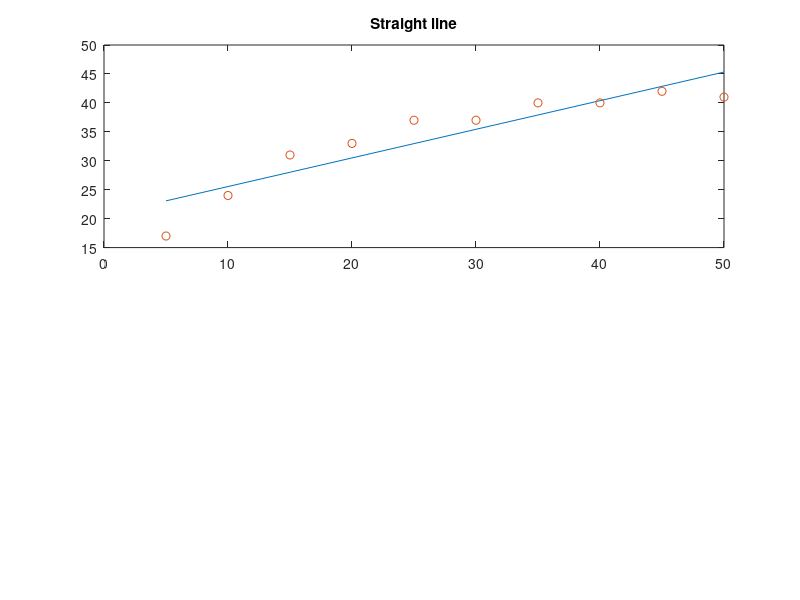
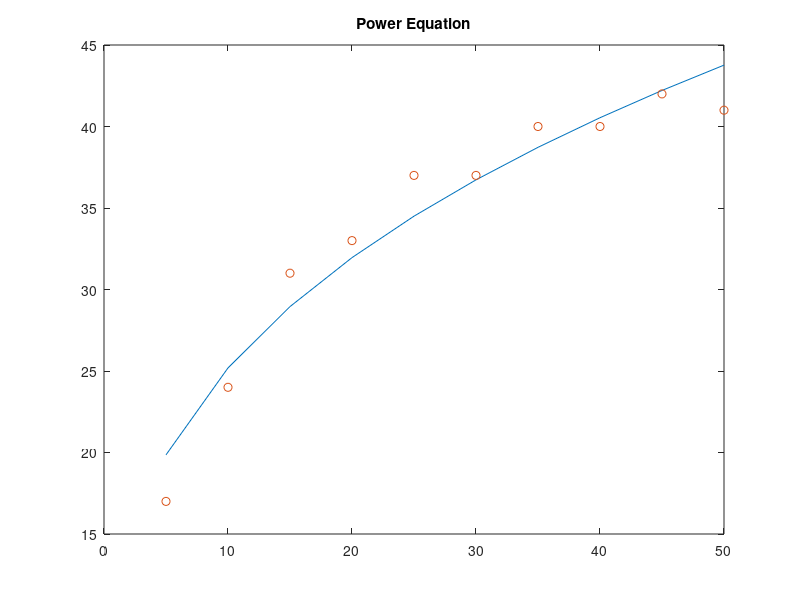
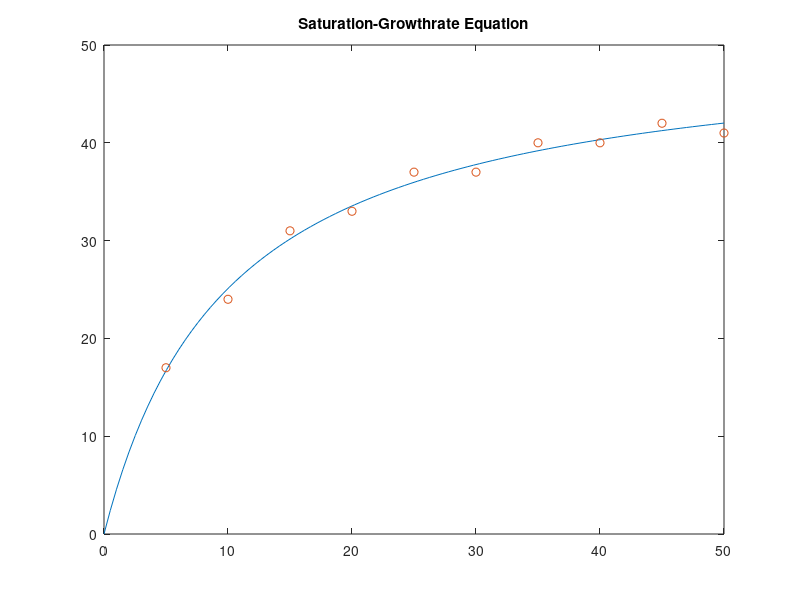
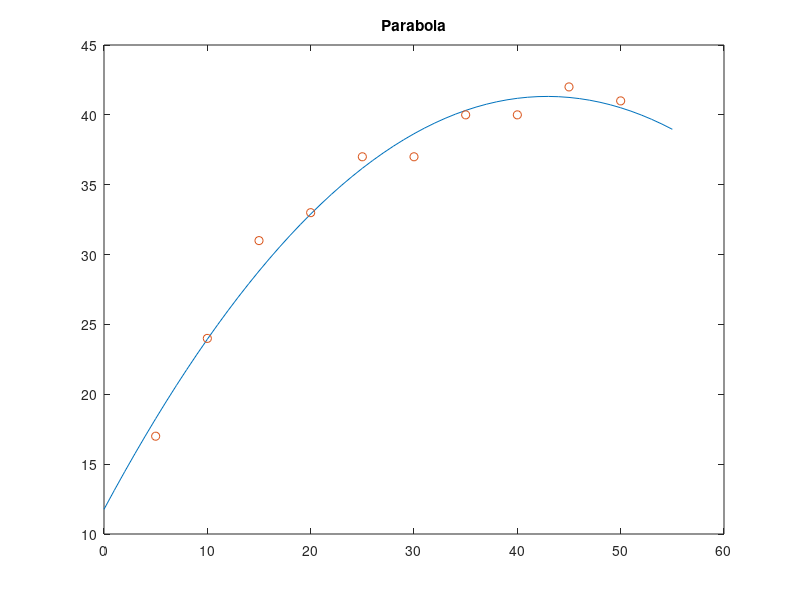

MATLAB code for these plots, in order:
% Sharlene Mascarenhas (21011314)
% Q1

clc
clear

% Given values
x = [5, 10, 15, 20, 25, 30, 35, 40, 45, 50];
y = [17, 24, 31, 33, 37, 37, 40, 40, 42, 41];

% (a)
matr = ones(size(x')); % creating a matrix
trans = x'; %transpose
A = [trans matr];
b = y';
straight_line = A\b; % Using the formula

% Ploting for a straight line fit
figure(1)
subplot(2,1,1);
plot(x,straight_line(1)*x + straight_line(2))
hold on
title("Straight line");
plot(x,y, "o")
hold off

% (b)
f = @(fit,x) fit(1)*x.^fit(2); % Formula for the power equation
fit = lsqcurvefit(f,[1,1],x,y); % Using a built-in function

% Ploting for a power equation line
figure(2)
plot(x,f(fit,x))
hold on
title("Power Equation");
plot(x,y,"o")
hold off

% % (c)
f1 = @(fit1,x) fit1(1)*(x./(fit1(2)+x)); % Formula for the power equation
fit1 = lsqcurvefit(f1,[50 0.1],x,y); % Using a built-in function

% Ploting for a saturation-growthrate equation
figure(3)
x_val = linspace(0,50,100);
plot(x_val,f1(fit1,x_val));
hold on;
plot(x,y,'o');
title("Saturation-Growthrate Equation")
hold off

% (d)
fit2 = polyfit(x,y,2);
range = (0:55);
y_val = polyval(fit2,range); 

% Ploting for a parabola
figure(4)
plot(range, y_val);
hold on;
plot(x,y,'o');
title("Parabola")
hold off


